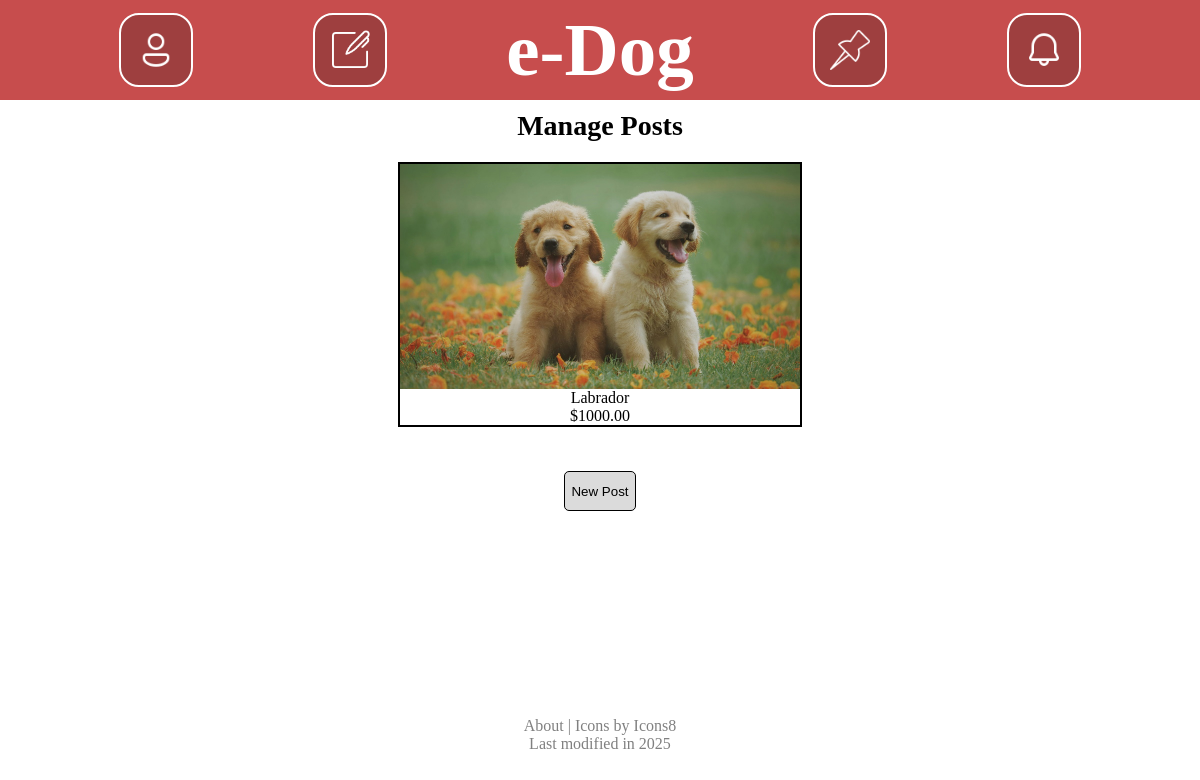
Page /post/manage/ (signed in) on the committed database.
### post/models.py (models this page shows, shortened)
class Image(models.Model):
    photo = models.ImageField(upload_to="pics/%Y/%m/%d/", validators=[validate_image_size])
    title = models.CharField(max_length=20)
    post = models.ForeignKey(Post, on_delete=models.CASCADE)

class Post(models.Model):
    user = models.ForeignKey(User, on_delete=models.CASCADE)
    breeds = models.CharField(max_length=100)
    price = models.DecimalField(decimal_places=2, max_digits=9)
    description = models.TextField(max_length=1000)
    age = models.DateField()
    dateCreated = models.DateField(auto_now_add=True)

### post/views.py (the view)
# urls.py: path("manage/", views.postManager, name="postManager"),
@login_required
def postManager(request):
    posts = Post.objects.filter(user=request.user.pk)
    postBoxes = PostBox.easyCombine(posts, "/post/edit/")
    context = {
        "postBoxes": postBoxes,
    }
    return render(request, "post/postManager.html", context)

### post/postBox.py (called while the page is built)
    @staticmethod
    def easyCombine(posts, linkType):
        postBoxes = []
        for post in posts:
            postImages = Image.objects.filter(post=post.pk)[:1]
            if postImages:
                thumbnail = postImages[0]
            else:
                thumbnail = None
            aPost = PostBox(thumbnail, post, f"{linkType}{post.pk}")
            postBoxes.append(aPost)
        return postBoxes

### post/templates/post/postManager.html (shortened to what this page needs)
<!DOCTYPE html>
<html lang="en-US">
	<head>
		{% load static %}
		{% include "browse/head.html" %}
	</head>
	<body>
		<div class="content">
			{% include "browse/header.html" %}
			<h2>Manage Posts</h2>
			<div class="browseRow">
				{% include "post/postBoxes.html" %}
			</div>
			<div class="row">
				<button class="buttonLink" onclick="clickNewPost()"><p>New Post</p></button>
			</div>
			{% include "browse/footer.html" %}
		</div>
	</body>
</html>

### post/templates/post/postBoxes.html (shortened to what this page needs)
{% if postBoxes %}
	{% for postBox in postBoxes %}
        <a class="postBox" href="{{postBox.url}}/">
			<div class="imageBox">
			    <img class="image" src="{{postBox.thumbnail.photo.url}}">
			</div>
			{% if postBox.post.breeds%}
				<p>{{postBox.post.breeds}}</p>
			{% else %}
				<p>N/A</p>
			{% endif %}
			<p>${{postBox.post.price}}</p>
		</a>
	{% endfor %}
{% else %}
	<p>No posts are available.</p>
{% endif %}

### browse/static/browse/style.css (style rules this page uses)
:root { --textColor: #ffffff; --headerBGColor: #c74d4d; --iconBGColor: #9e3f3f; --contentBGColor: #ffffff; --bodyBGColor: #252525; --buttonColor: #dbdbdb; --buttonHover: #c0c0c0; --buttonPressed: #a8a8a8; --buttonTextColor: black; --buttonBorder: 1px solid black; --buttonRadius: 5px; --imgWidth: 400px; --imgHeight: 225px; }
body { background-color: var(--bodyBGColor); margin: 0; padding: 0; overflow-y: scroll; }
.content { display: flex; flex-direction: column; align-items: center; width: 100%; min-height: 100vh; background-color: var(--contentBGColor); }
p { margin: 0px; }
a { text-decoration: none; color:rgb(0, 0, 0); margin: 0px; }
h2 { margin: 0px; font-size: 28px; }
.image { width: var(--imgWidth); height: var(--imgHeight); }
.imageBox { display: flex; flex-direction: column; justify-content: center; margin-left: 10px; margin-right: 10px; }
.browseRow { display: flex; overflow-x: scroll; align-items: center; height: calc(var(--imgHeight) + 80px); width: 95%; }
.postBox { display: flex; flex-direction: column; align-items: center; text-align: center; width: 400px; margin-left: 10px; margin-right: 10px; border: 2px solid black; }
.row { display: flex; flex-direction: row; justify-content: center; align-items: center; }
button { height: 40px; background-color: var(--buttonColor); color: var(--buttonTextColor); border: var(--buttonBorder); border-radius: var(--buttonRadius); margin: 4px; }

### rows in the picture
Image: thumbnail.photo (picture)
Post: post.breeds "Labrador", post.price "1000.00"
